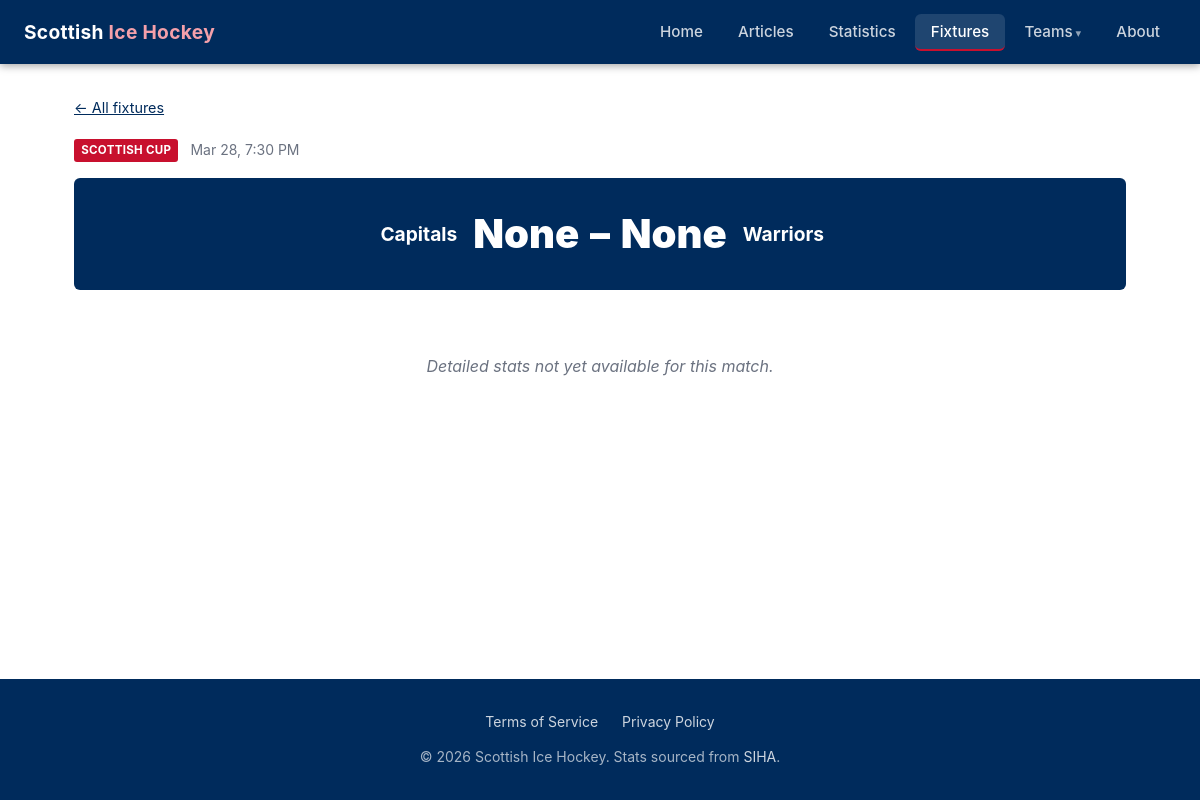
The app's page /fixtures/1079283814/, older data.
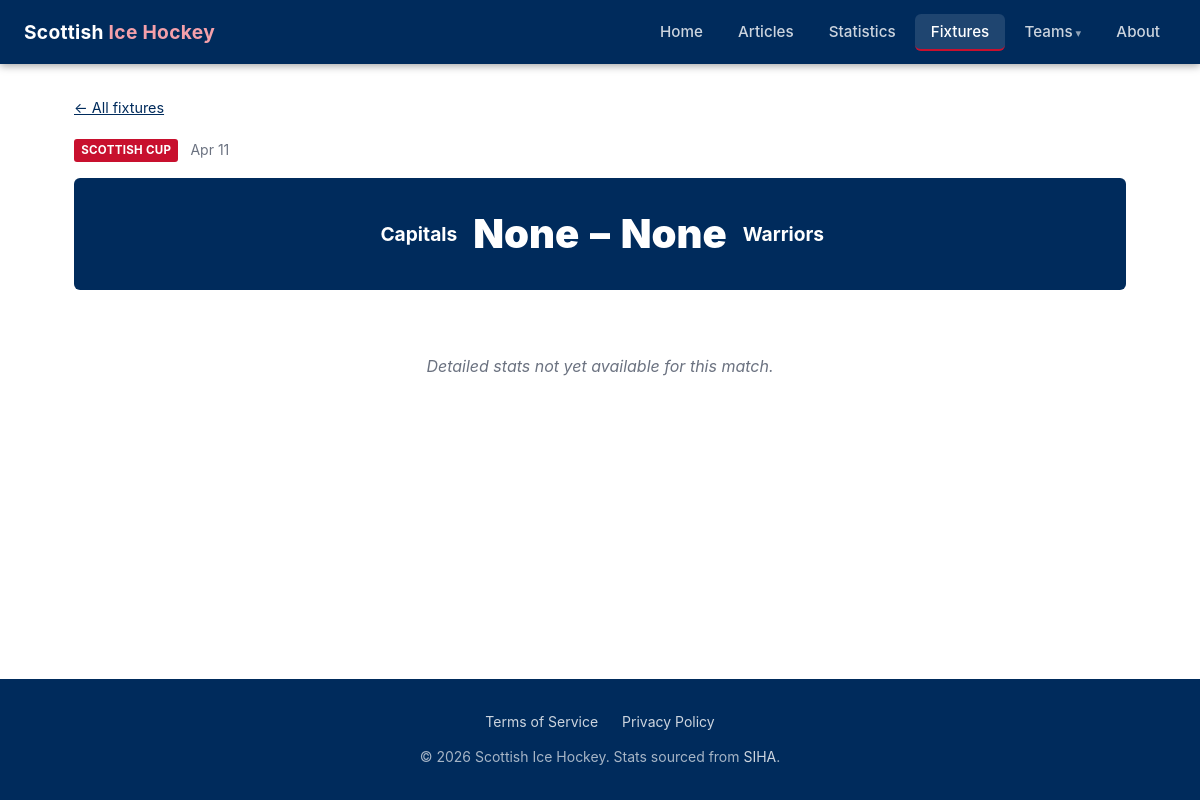
The same page, newer data.
### tables this page shows
CREATE TABLE competitions (
            id   INTEGER PRIMARY KEY,
            name TEXT    NOT NULL UNIQUE
        );

CREATE TABLE fixtures (
            event_id       INTEGER PRIMARY KEY,
            competition_id INTEGER NOT NULL REFERENCES competitions(id),
            date           TEXT,
            home_team_id   INTEGER REFERENCES teams(id),
            away_team_id   INTEGER REFERENCES teams(id),
            home_score     INTEGER,
            away_score     INTEGER,
            status         TEXT    NOT NULL DEFAULT 'scheduled',
            scraped_at     TEXT    NOT NULL
        , event_url TEXT, season TEXT NOT NULL DEFAULT '2025-26');

CREATE TABLE teams (
            id   INTEGER PRIMARY KEY,
            slug TEXT    NOT NULL UNIQUE,
            name TEXT    NOT NULL
        );

### web/app.py (the view)
@app.route("/fixtures/<int:event_id>/")
def event_detail(event_id):
    data = db_queries.get_event_detail(event_id)
    if data is None:
        abort(404)
    skaters = [p for p in data["player_stats"] if p["position"] != "GK"]
    goalkeepers = [p for p in data["player_stats"] if p["position"] == "GK"]
    return render_template(
        "event_detail.html",
        fixture=data["fixture"],
        period_scores=data["period_scores"],
        skaters=skaters,
        goalkeepers=goalkeepers,
    )

### web/app.py (called while the page is built)
@app.template_filter("short_name")
def short_name_filter(db_name):
    return TEAM_DISPLAY.get(db_name, {}).get("short", db_name)

@app.context_processor
def inject_globals():
    return {
        "current_year": date.today().year,
        "team_display": TEAM_DISPLAY,
    }

### web/db_queries.py (called while the page is built)
def get_connection():
    conn = sqlite3.connect(DB_PATH)
    conn.row_factory = sqlite3.Row
    conn.execute("PRAGMA journal_mode=WAL")
    conn.execute("PRAGMA foreign_keys=ON")
    return conn

### web/templates/event_detail.html (shortened to what this page needs)
{% extends "base.html" %}
{% block content %}
<p class="back-link"><a href="{{ url_for('fixtures') }}">&larr; All fixtures</a></p>
<div class="event-header">
  <span class="badge {% if fixture.competition == 'Scottish Cup' %}cup{% endif %}">
    {{ fixture.competition }}
  </span>
  {% if fixture.date %}<span class="text-muted">{{ fixture.date }}</span>{% endif %}
</div>
<div class="event-scoreline">
  <div class="event-team">{{ fixture.home_team | short_name }}</div>
  <div class="event-score">{{ fixture.home_score }} – {{ fixture.away_score }}</div>
  <div class="event-team">{{ fixture.away_team | short_name }}</div>
</div>
{% if not period_scores and not skaters and not goalkeepers %}
  <p class="no-data">Detailed stats not yet available for this match.</p>
{% endif %}
{% endblock %}

### web/templates/base.html (shortened to what this page needs)
<!DOCTYPE html>
<html lang="en">
<head>
  <link rel="stylesheet" href="{{ url_for('static', filename='css/style.css') }}">
</head>
<body>
<header>
  <a class="site-title" href="{{ url_for('home') }}">
    Scottish <span>Ice Hockey</span>
  </a>
  <nav id="mainNav">
    <ul>
      <li><a href="{{ url_for('home') }}"
             class="{{ 'active' if request.endpoint == 'home' else '' }}">Home</a></li>
      <li><a href="{{ url_for('articles_list') }}"
             class="{{ 'active' if request.endpoint in ('articles_list', 'article_detail') else '' }}">Articles</a></li>
      <li><a href="{{ url_for('statistics') }}"
             class="{{ 'active' if request.endpoint in ('statistics', 'stats_skaters', 'stats_netminders') else '' }}">Statistics</a></li>
      <li><a href="{{ url_for('fixtures') }}"
             class="{{ 'active' if request.endpoint in ('fixtures', 'event_detail') else '' }}">Fixtures</a></li>
      <li class="nav-dropdown">
        <a href="{{ url_for('teams_list') }}"
           class="{{ 'active' if request.endpoint in ('teams_list', 'team_detail') else '' }}">Teams</a>
      </li>
      <li><a href="{{ url_for('about') }}"
             class="{{ 'active' if request.endpoint == 'about' else '' }}">About</a></li>
    </ul>
  </nav>
</header>
<main>
  {% block content %}{% endblock %}
</main>
<footer>
  <div class="footer-links">
    <a href="{{ url_for('terms') }}">Terms of Service</a>
    <a href="{{ url_for('privacy') }}">Privacy Policy</a>
  </div>
  <p>&copy; {{ current_year }} Scottish Ice Hockey. Stats sourced from <a href="https://www.siha-uk.co.uk" target="_blank" rel="noopener">SIHA</a>.</p>
</footer>
</body>
</html>

### web/static/css/style.css (style rules this page uses)
:root { --primary: #002B5C; --accent: #C8102E; --bg: #ffffff; --bg-subtle: #f4f6f9; --text: #1a1a2e; --text-muted: #6b7280; --border: #e5e7eb; --nav-height: 64px; --radius: 6px; }
*, *::before, *::after { box-sizing: border-box; margin: 0; padding: 0; }
body { font-family: -apple-system, BlinkMacSystemFont, 'Segoe UI', Roboto, sans-serif; color: var(--text); background: var(--bg); line-height: 1.6; min-height: 100vh; display: flex; flex-direction: column; }
main { flex: 1; }
a { color: var(--primary); }
header { background: var(--primary); color: #fff; height: var(--nav-height); display: flex; align-items: center; padding: 0 1.5rem; position: sticky; top: 0; z-index: 100; box-shadow: 0 2px 8px rgba(0, 0, 0, 0.35); }
.site-title { font-size: 1.2rem; font-weight: 700; color: #fff; text-decoration: none; margin-right: auto; letter-spacing: 0.3px; }
.site-title span { color: #f4a0aa; }
nav ul { list-style: none; display: flex; gap: 0.2rem; }
nav a { color: rgba(255, 255, 255, 0.8); text-decoration: none; padding: 0.5rem 1rem; border-radius: var(--radius); font-size: 0.95rem; font-weight: 500; transition: background 0.15s, color 0.15s; white-space: nowrap; }
nav a.active { color: #fff; background: rgba(255, 255, 255, 0.12); border-bottom: 2px solid var(--accent); }
.nav-dropdown { position: relative; }
.nav-dropdown > a::after { content: ' ▾'; font-size: 0.7rem; opacity: 0.7; }
main { max-width: 1100px; margin: 0 auto; padding: 2rem 1.5rem; width: 100%; }
.text-muted { color: var(--text-muted); font-size: 0.875rem; }
.no-data { text-align: center; color: var(--text-muted); padding: 3rem 1rem; font-style: italic; }
.badge { display: inline-block; font-size: 0.72rem; font-weight: 700; padding: 0.15rem 0.45rem; border-radius: 3px; background: var(--primary); color: #fff; letter-spacing: 0.3px; text-transform: uppercase; }
.badge.cup { background: var(--accent); }
.event-header { display: flex; align-items: center; gap: 0.75rem; margin-bottom: 1rem; }
.event-scoreline { display: grid; grid-template-columns: 1fr auto 1fr; align-items: center; gap: 1rem; background: var(--primary); color: #fff; border-radius: var(--radius); padding: 1.5rem 2rem; margin-bottom: 1rem; }
.event-team { font-size: 1.2rem; font-weight: 700; }
.event-team:first-child { text-align: right; }
.event-score { font-size: 2.5rem; font-weight: 900; text-align: center; font-variant-numeric: tabular-nums; white-space: nowrap; }
.back-link { margin-bottom: 1.25rem; font-size: 0.9rem; }
footer { background: var(--primary); color: rgba(255, 255, 255, 0.65); text-align: center; padding: 2rem 1.5rem; font-size: 0.875rem; margin-top: auto; }
footer a { color: rgba(255, 255, 255, 0.8); text-decoration: none; }
.footer-links { display: flex; justify-content: center; gap: 1.5rem; margin-bottom: 0.75rem; }

Row changes from the older to the newer data that the page shows:
changed fixtures: date "Mar 28, 7:30 PM" → "Apr 11"
